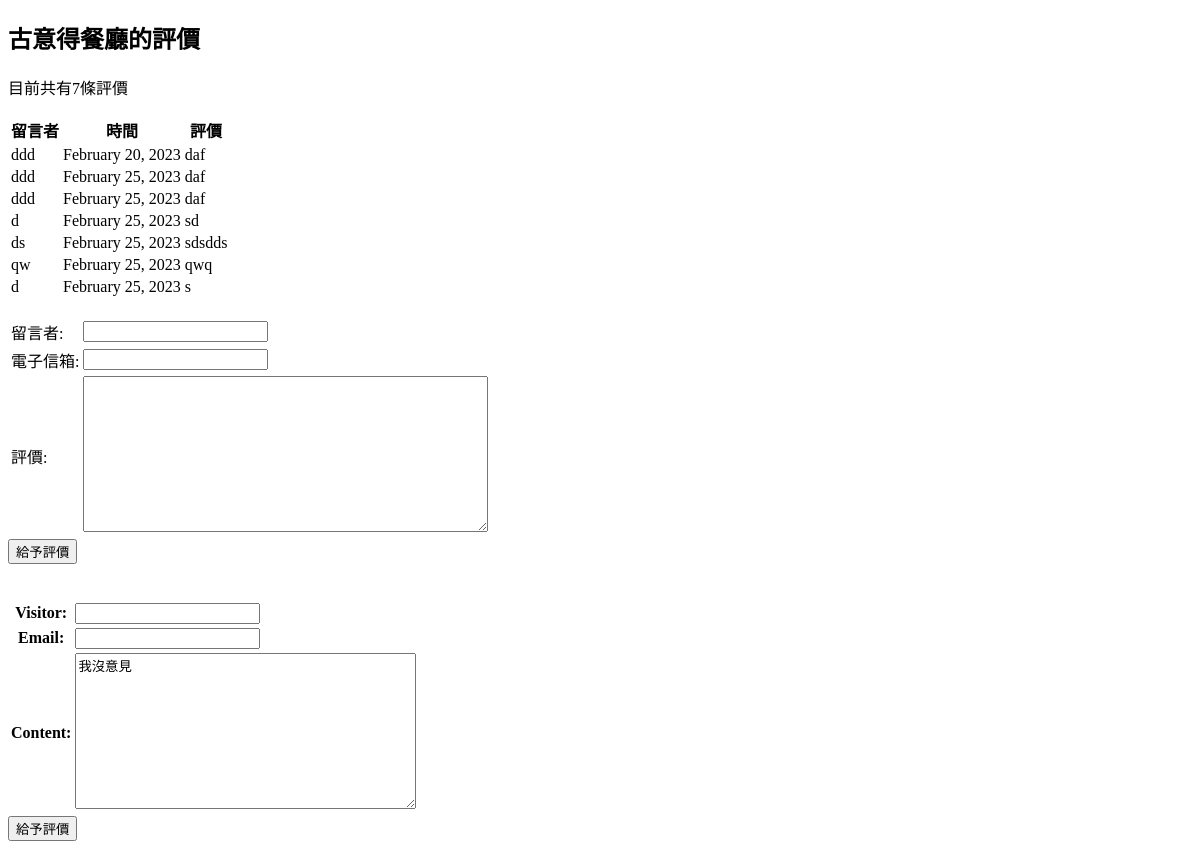
Before: /comment/1/ with the older database file.
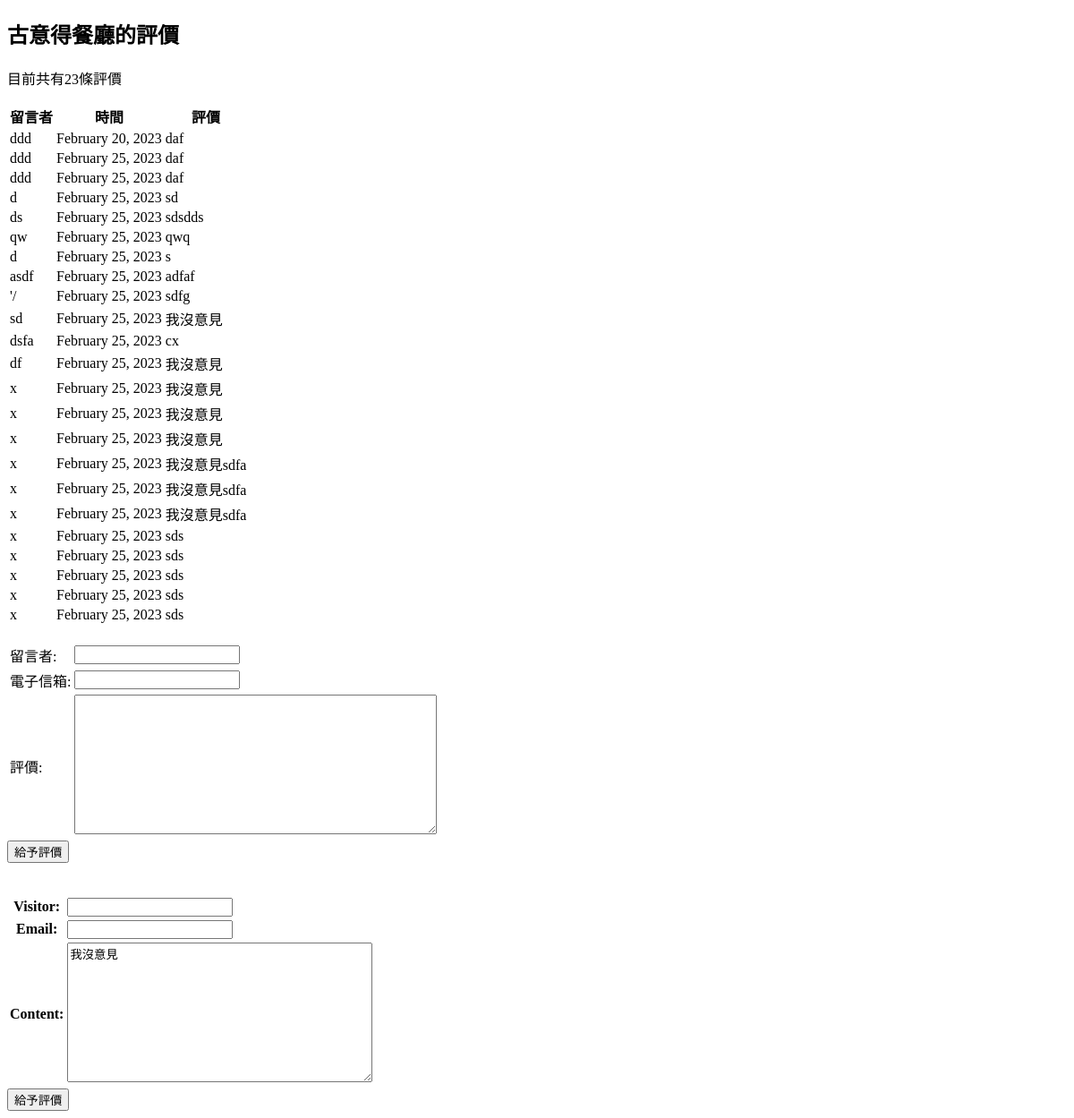
After: the same page with the newer database file.
### form_test/models.py (models this page shows)
class Restaurant(models.Model):
    name = models.CharField(max_length=20)
    phone_number = models.CharField(max_length=15)
    address = models.CharField(max_length=50, blank=True)

class Comment(models.Model):
    content = models.CharField(max_length=200)
    visitor = models.CharField(max_length=20)
    email = models.EmailField(max_length=20)
    date_time = models.DateTimeField()
    restaurant = models.ForeignKey(Restaurant, on_delete=models.CASCADE)

### form_test/views.py (the view, shortened to what this page needs)
# urls.py: re_path(r'comment/(\d{1,5})', comment),
def comment(request, id):
    if id:
        r = Restaurant.objects.get(id=id)
    else:
        return HttpResponseRedirect("/get_menu/")
    errors = []
    f = CommentForm(initial={'content': '我沒意見'})
    return render(request, 'comments.html', locals())

### form_test/forms.py (shortened to what this page needs)
class CommentForm(forms.Form):
    visitor = forms.CharField(max_length=20)
    email = forms.EmailField(max_length=20, required=False) # required:是否必填
    content = forms.CharField(max_length=200, widget=forms.Textarea())

### templates/comments.html (shortened to what this page needs)
<!DOCTYPE html>
<html lang="en">
    <head>
    </head>
    <body>
        <h2>{{ r.name }}的評價</h2>
        {% if r.comment_set.all %}
            <p>目前共有{{ r.comment_set.all|length }}條評價</p>
            <table>
                <tr>
                    <th>留言者</th>
                    <th>時間</th>
                    <th>評價</th>
                </tr>
            {% for c in r.comment_set.all %}
                <tr>
                    <td> {{ c.visitor }} </td>
                    <td> {{ c.date_time | date:"F j, Y" }} </td>
                    <td> {{ c.content }} </td>
                </tr>
            {% endfor %}
            </table>
        {% else %}
            <p>無評價</p>
        {% endif %}
        <br/>
        <form action="" method="post"> {% csrf_token %}
            <table>
                <tr>
                    <td> <label for="visitor">留言者:</label> </td>
                    <td> <input id="visitor" type="text" name="visitor" value="{{visitor}}"> </td>
                </tr>
                <tr>
                    <td> <label for="email">電子信箱:</label> </td>
                    <td> <input id="email" type="email" name="email" value="{{email}}"> </td>
                </tr>
                <tr>
                    <td> <label for="content">評價:</label> </td>
                    <td>
                        <textarea id="content" rows="10" cols="48" name="content" value="{{content}}"></textarea>
                    </td>
                </tr>
            </table>
            <input type="submit" value="給予評價">
        </form>
        <br/><br/>
        <form action="" method="post"> {% csrf_token %}
            <table>
                {{ f.as_table }}
            </table>
            <input type="submit" value="給予評價">
        </form>
    </body>
</html>

Changed rows visible on the page:
computed for Restaurant "古意得餐廳": comment_set.all|length "7" → "23"
added Comment: visitor "asdf", date_time "February 25, 2023", content "adfaf"
added Comment: visitor "'/", date_time "February 25, 2023", content "sdfg"
added Comment: visitor "sd", date_time "February 25, 2023", content "我沒意見"
added Comment: visitor "dsfa", date_time "February 25, 2023", content "cx"
added Comment: visitor "df", date_time "February 25, 2023", content "我沒意見"
added Comment: visitor "x", date_time "February 25, 2023", content "我沒意見"
added Comment: visitor "x", date_time "February 25, 2023", content "我沒意見"
added Comment: visitor "x", date_time "February 25, 2023", content "我沒意見"
added Comment: visitor "x", date_time "February 25, 2023", content "我沒意見sdfa"
added Comment: visitor "x", date_time "February 25, 2023", content "我沒意見sdfa"
added Comment: visitor "x", date_time "February 25, 2023", content "我沒意見sdfa"
added Comment: visitor "x", date_time "February 25, 2023", content "sds"
added Comment: visitor "x", date_time "February 25, 2023", content "sds"
added Comment: visitor "x", date_time "February 25, 2023", content "sds"
added Comment: visitor "x", date_time "February 25, 2023", content "sds"
added Comment: visitor "x", date_time "February 25, 2023", content "sds"
